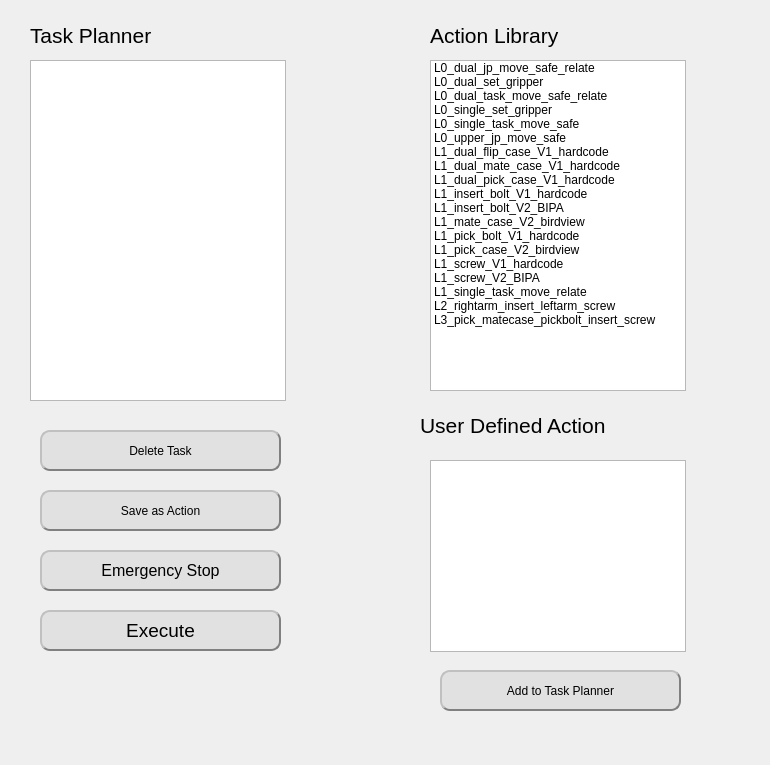
<?xml version="1.0" encoding="UTF-8"?>
<ui version="4.0">
 <class>Task_Planner</class>
 <widget class="QWidget" name="Task_Planner">
  <property name="geometry">
   <rect>
    <x>0</x>
    <y>0</y>
    <width>770</width>
    <height>765</height>
   </rect>
  </property>
  <property name="windowTitle">
   <string>Task_Planner</string>
  </property>
  <widget class="QListWidget" name="listWidget">
   <property name="geometry">
    <rect>
     <x>430</x>
     <y>60</y>
     <width>256</width>
     <height>331</height>
    </rect>
   </property>
   <item>
    <property name="text">
     <string>L0_dual_jp_move_safe_relate</string>
    </property>
   </item>
   <item>
    <property name="text">
     <string>L0_dual_set_gripper</string>
    </property>
   </item>
   <item>
    <property name="text">
     <string>L0_dual_task_move_safe_relate</string>
    </property>
   </item>
   <item>
    <property name="text">
     <string>L0_single_set_gripper</string>
    </property>
   </item>
   <item>
    <property name="text">
     <string>L0_single_task_move_safe</string>
    </property>
   </item>
   <item>
    <property name="text">
     <string>L0_upper_jp_move_safe</string>
    </property>
   </item>
   <item>
    <property name="text">
     <string>L1_dual_flip_case_V1_hardcode</string>
    </property>
   </item>
   <item>
    <property name="text">
     <string>L1_dual_mate_case_V1_hardcode</string>
    </property>
   </item>
   <item>
    <property name="text">
     <string>L1_dual_pick_case_V1_hardcode</string>
    </property>
   </item>
   <item>
    <property name="text">
     <string>L1_insert_bolt_V1_hardcode</string>
    </property>
   </item>
   <item>
    <property name="text">
     <string>L1_insert_bolt_V2_BIPA</string>
    </property>
   </item>
   <item>
    <property name="text">
     <string>L1_mate_case_V2_birdview</string>
    </property>
   </item>
   <item>
    <property name="text">
     <string>L1_pick_bolt_V1_hardcode</string>
    </property>
   </item>
   <item>
    <property name="text">
     <string>L1_pick_case_V2_birdview</string>
    </property>
   </item>
   <item>
    <property name="text">
     <string>L1_screw_V1_hardcode</string>
    </property>
   </item>
   <item>
    <property name="text">
     <string>L1_screw_V2_BIPA</string>
    </property>
   </item>
   <item>
    <property name="text">
     <string>L1_single_task_move_relate</string>
    </property>
   </item>
   <item>
    <property name="text">
     <string>L2_rightarm_insert_leftarm_screw</string>
    </property>
   </item>
   <item>
    <property name="text">
     <string>L3_pick_matecase_pickbolt_insert_screw</string>
    </property>
   </item>
   <item>
    <property name="text">
     <string/>
    </property>
   </item>
  </widget>
  <widget class="QLabel" name="label">
   <property name="geometry">
    <rect>
     <x>430</x>
     <y>20</y>
     <width>161</width>
     <height>31</height>
    </rect>
   </property>
   <property name="font">
    <font>
     <pointsize>16</pointsize>
    </font>
   </property>
   <property name="text">
    <string>Action Library</string>
   </property>
  </widget>
  <widget class="QLabel" name="label_2">
   <property name="geometry">
    <rect>
     <x>420</x>
     <y>410</y>
     <width>221</width>
     <height>31</height>
    </rect>
   </property>
   <property name="font">
    <font>
     <pointsize>16</pointsize>
    </font>
   </property>
   <property name="text">
    <string>User Defined Action</string>
   </property>
  </widget>
  <widget class="QListView" name="listView">
   <property name="geometry">
    <rect>
     <x>430</x>
     <y>460</y>
     <width>256</width>
     <height>192</height>
    </rect>
   </property>
  </widget>
  <widget class="QLabel" name="label_3">
   <property name="geometry">
    <rect>
     <x>30</x>
     <y>20</y>
     <width>221</width>
     <height>31</height>
    </rect>
   </property>
   <property name="font">
    <font>
     <pointsize>16</pointsize>
    </font>
   </property>
   <property name="text">
    <string>Task Planner</string>
   </property>
  </widget>
  <widget class="QListView" name="listView_2">
   <property name="geometry">
    <rect>
     <x>30</x>
     <y>60</y>
     <width>256</width>
     <height>341</height>
    </rect>
   </property>
  </widget>
  <widget class="QPushButton" name="pushButton">
   <property name="geometry">
    <rect>
     <x>40</x>
     <y>430</y>
     <width>241</width>
     <height>41</height>
    </rect>
   </property>
   <property name="styleSheet">
    <string notr="true">QPushButton{background-color: rgb(225, 225, 225);border:2px groove gray;border-radius:10px;padding:2px 4px;border-style: outset;}&quot;
                                           &quot;QPushButton:hover{background-color:rgb(229, 241, 251); color: black;}&quot;
                                           &quot;QPushButton:pressed{background-color:rgb(204, 228, 247);border-style: inset;}
</string>
   </property>
   <property name="text">
    <string>Delete Task</string>
   </property>
  </widget>
  <widget class="QPushButton" name="pushButton_2">
   <property name="geometry">
    <rect>
     <x>40</x>
     <y>490</y>
     <width>241</width>
     <height>41</height>
    </rect>
   </property>
   <property name="styleSheet">
    <string notr="true">QPushButton{background-color: rgb(225, 225, 225);border:2px groove gray;border-radius:10px;padding:2px 4px;border-style: outset;}&quot;
                                           &quot;QPushButton:hover{background-color:rgb(229, 241, 251); color: black;}&quot;
                                           &quot;QPushButton:pressed{background-color:rgb(204, 228, 247);border-style: inset;}
</string>
   </property>
   <property name="text">
    <string>Save as Action</string>
   </property>
  </widget>
  <widget class="QPushButton" name="pushButton_3">
   <property name="geometry">
    <rect>
     <x>40</x>
     <y>550</y>
     <width>241</width>
     <height>41</height>
    </rect>
   </property>
   <property name="font">
    <font>
     <pointsize>12</pointsize>
    </font>
   </property>
   <property name="styleSheet">
    <string notr="true">QPushButton{background-color: rgb(225, 225, 225);border:2px groove gray;border-radius:10px;padding:2px 4px;border-style: outset;}&quot;
                                           &quot;QPushButton:hover{background-color:rgb(229, 241, 251); color: black;}&quot;
                                           &quot;QPushButton:pressed{background-color:rgb(204, 228, 247);border-style: inset;}
</string>
   </property>
   <property name="text">
    <string>Emergency Stop</string>
   </property>
  </widget>
  <widget class="QPushButton" name="pushButton_4">
   <property name="geometry">
    <rect>
     <x>40</x>
     <y>610</y>
     <width>241</width>
     <height>41</height>
    </rect>
   </property>
   <property name="font">
    <font>
     <pointsize>14</pointsize>
    </font>
   </property>
   <property name="styleSheet">
    <string notr="true">QPushButton{background-color: rgb(225, 225, 225);border:2px groove gray;border-radius:10px;padding:2px 4px;border-style: outset;}&quot;
                                           &quot;QPushButton:hover{background-color:rgb(229, 241, 251); color: black;}&quot;
                                           &quot;QPushButton:pressed{background-color:rgb(204, 228, 247);border-style: inset;}
</string>
   </property>
   <property name="text">
    <string>Execute</string>
   </property>
  </widget>
  <widget class="QPushButton" name="pushButton_5">
   <property name="geometry">
    <rect>
     <x>440</x>
     <y>670</y>
     <width>241</width>
     <height>41</height>
    </rect>
   </property>
   <property name="styleSheet">
    <string notr="true">QPushButton{background-color: rgb(225, 225, 225);border:2px groove gray;border-radius:10px;padding:2px 4px;border-style: outset;}&quot;
                                           &quot;QPushButton:hover{background-color:rgb(229, 241, 251); color: black;}&quot;
                                           &quot;QPushButton:pressed{background-color:rgb(204, 228, 247);border-style: inset;}
</string>
   </property>
   <property name="text">
    <string>Add to Task Planner</string>
   </property>
  </widget>
 </widget>
 <resources/>
 <connections/>
</ui>
